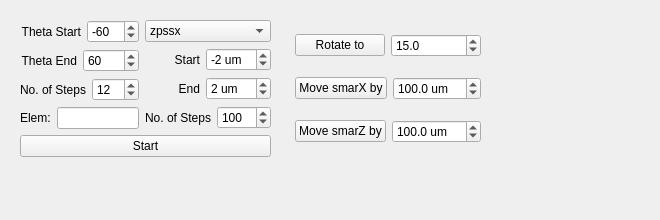
          <widget class="QWidget" name="page_5">
           <property name="geometry">
            <rect>
             <x>0</x>
             <y>0</y>
             <width>660</width>
             <height>220</height>
            </rect>
           </property>
           <attribute name="label">
            <string>Align Rotation Center</string>
           </attribute>
           <layout class="QGridLayout" name="gridLayout_66">
            <item row="0" column="0">
             <layout class="QGridLayout" name="gridLayout_65">
              <item row="0" column="0">
               <widget class="QWidget" name="widget_7" native="true">
                <layout class="QGridLayout" name="gridLayout_63">
                 <item row="0" column="0">
                  <layout class="QGridLayout" name="gridLayout_64">
                   <item row="0" column="0">
                    <layout class="QVBoxLayout" name="verticalLayout_41">
                     <item>
                      <layout class="QVBoxLayout" name="verticalLayout_42">
                       <item>
                        <layout class="QHBoxLayout" name="horizontalLayout_66">
                         <item>
                          <widget class="QLabel" name="label_103">
                           <property name="text">
                            <string>Theta Start</string>
                           </property>
                           <property name="alignment">
                            <set>Qt::AlignRight|Qt::AlignTrailing|Qt::AlignVCenter</set>
                           </property>
                          </widget>
                         </item>
                         <item>
                          <widget class="QSpinBox" name="spinBox_13">
                           <property name="sizePolicy">
                            <sizepolicy hsizetype="Minimum" vsizetype="Fixed">
                             <horstretch>0</horstretch>
                             <verstretch>0</verstretch>
                            </sizepolicy>
                           </property>
                           <property name="suffix">
                            <string/>
                           </property>
                           <property name="minimum">
                            <number>-120</number>
                           </property>
                           <property name="maximum">
                            <number>120</number>
                           </property>
                           <property name="singleStep">
                            <number>10</number>
                           </property>
                           <property name="value">
                            <number>-60</number>
                           </property>
                           <property name="displayIntegerBase">
                            <number>10</number>
                           </property>
                          </widget>
                         </item>
                        </layout>
                       </item>
                       <item>
                        <layout class="QHBoxLayout" name="horizontalLayout_67">
                         <item>
                          <widget class="QLabel" name="label_104">
                           <property name="text">
                            <string>Theta End</string>
                           </property>
                           <property name="alignment">
                            <set>Qt::AlignRight|Qt::AlignTrailing|Qt::AlignVCenter</set>
                           </property>
                          </widget>
                         </item>
                         <item>
                          <widget class="QSpinBox" name="spinBox_16">
                           <property name="sizePolicy">
                            <sizepolicy hsizetype="Minimum" vsizetype="Fixed">
                             <horstretch>0</horstretch>
                             <verstretch>0</verstretch>
                            </sizepolicy>
                           </property>
                           <property name="suffix">
                            <string/>
                           </property>
                           <property name="minimum">
                            <number>-120</number>
                           </property>
                           <property name="maximum">
                            <number>120</number>
                           </property>
                           <property name="singleStep">
                            <number>10</number>
                           </property>
                           <property name="value">
                            <number>60</number>
                           </property>
                          </widget>
                         </item>
                        </layout>
                       </item>
                       <item>
                        <layout class="QHBoxLayout" name="horizontalLayout_70">
                         <item>
                          <widget class="QLabel" name="label_107">
                           <property name="text">
                            <string>No. of Steps</string>
                           </property>
                           <property name="alignment">
                            <set>Qt::AlignRight|Qt::AlignTrailing|Qt::AlignVCenter</set>
                           </property>
                          </widget>
                         </item>
                         <item>
                          <widget class="QSpinBox" name="spinBox_17">
                           <property name="sizePolicy">
                            <sizepolicy hsizetype="Minimum" vsizetype="Fixed">
                             <horstretch>0</horstretch>
                             <verstretch>0</verstretch>
                            </sizepolicy>
                           </property>
                           <property name="suffix">
                            <string/>
                           </property>
                           <property name="minimum">
                            <number>1</number>
                           </property>
                           <property name="maximum">
                            <number>100</number>
                           </property>
                           <property name="value">
                            <number>12</number>
                           </property>
                          </widget>
                         </item>
                        </layout>
                       </item>
                      </layout>
                     </item>
                     <item>
                      <layout class="QHBoxLayout" name="horizontalLayout_71">
                       <item>
                        <widget class="QLabel" name="label_98">
                         <property name="text">
                          <string>Elem:</string>
                         </property>
                        </widget>
                       </item>
                       <item>
                        <widget class="QLineEdit" name="lineEdit_4">
                         <property name="sizePolicy">
                          <sizepolicy hsizetype="Preferred" vsizetype="Fixed">
                           <horstretch>0</horstretch>
                           <verstretch>0</verstretch>
                          </sizepolicy>
                         </property>
                        </widget>
                       </item>
                      </layout>
                     </item>
                    </layout>
                   </item>
                   <item row="0" column="1">
                    <layout class="QVBoxLayout" name="verticalLayout_43">
                     <item>
                      <widget class="QComboBox" name="comboBox_2">
                       <item>
                        <property name="text">
                         <string>zpssx</string>
                        </property>
                       </item>
                       <item>
                        <property name="text">
                         <string>zpssy</string>
                        </property>
                       </item>
                       <item>
                        <property name="text">
                         <string>zpssz</string>
                        </property>
                       </item>
                      </widget>
                     </item>
                     <item>
                      <layout class="QHBoxLayout" name="horizontalLayout_72">
                       <item>
                        <widget class="QLabel" name="label_108">
                         <property name="text">
                          <string>Start</string>
                         </property>
                         <property name="alignment">
                          <set>Qt::AlignRight|Qt::AlignTrailing|Qt::AlignVCenter</set>
                         </property>
                        </widget>
                       </item>
                       <item>
                        <widget class="QSpinBox" name="spinBox_18">
                         <property name="sizePolicy">
                          <sizepolicy hsizetype="Preferred" vsizetype="Fixed">
                           <horstretch>0</horstretch>
                           <verstretch>0</verstretch>
                          </sizepolicy>
                         </property>
                         <property name="suffix">
                          <string> um</string>
                         </property>
                         <property name="minimum">
                          <number>-15</number>
                         </property>
                         <property name="maximum">
                          <number>15</number>
                         </property>
                         <property name="singleStep">
                          <number>2</number>
                         </property>
                         <property name="value">
                          <number>-2</number>
                         </property>
                        </widget>
                       </item>
                      </layout>
                     </item>
                     <item>
                      <layout class="QHBoxLayout" name="horizontalLayout_73">
                       <item>
                        <widget class="QLabel" name="label_109">
                         <property name="text">
                          <string>End</string>
                         </property>
                         <property name="alignment">
                          <set>Qt::AlignRight|Qt::AlignTrailing|Qt::AlignVCenter</set>
                         </property>
                        </widget>
                       </item>
                       <item>
                        <widget class="QSpinBox" name="spinBox_19">
                         <property name="sizePolicy">
                          <sizepolicy hsizetype="Preferred" vsizetype="Fixed">
                           <horstretch>0</horstretch>
                           <verstretch>0</verstretch>
                          </sizepolicy>
                         </property>
                         <property name="suffix">
                          <string> um</string>
                         </property>
                         <property name="minimum">
                          <number>-15</number>
                         </property>
                         <property name="maximum">
                          <number>15</number>
                         </property>
                         <property name="singleStep">
                          <number>2</number>
                         </property>
                         <property name="value">
                          <number>2</number>
                         </property>
                        </widget>
                       </item>
                      </layout>
                     </item>
                     <item>
                      <layout class="QHBoxLayout" name="horizontalLayout_74">
                       <item>
                        <widget class="QLabel" name="label_110">
                         <property name="text">
                          <string>No. of Steps</string>
                         </property>
                         <property name="alignment">
                          <set>Qt::AlignRight|Qt::AlignTrailing|Qt::AlignVCenter</set>
                         </property>
                        </widget>
                       </item>
                       <item>
                        <widget class="QSpinBox" name="spinBox_20">
                         <property name="sizePolicy">
                          <sizepolicy hsizetype="Preferred" vsizetype="Fixed">
                           <horstretch>0</horstretch>
                           <verstretch>0</verstretch>
                          </sizepolicy>
                         </property>
                         <property name="suffix">
                          <string/>
                         </property>
                         <property name="minimum">
                          <number>1</number>
                         </property>
                         <property name="maximum">
                          <number>1000</number>
                         </property>
                         <property name="value">
                          <number>100</number>
                         </property>
                        </widget>
                       </item>
                      </layout>
                     </item>
                    </layout>
                   </item>
                   <item row="1" column="0" colspan="2">
                    <widget class="QPushButton" name="pushButton_8">
                     <property name="sizePolicy">
                      <sizepolicy hsizetype="Expanding" vsizetype="Fixed">
                       <horstretch>0</horstretch>
                       <verstretch>0</verstretch>
                      </sizepolicy>
                     </property>
                     <property name="text">
                      <string>Start</string>
                     </property>
                    </widget>
                   </item>
                  </layout>
                 </item>
                </layout>
               </widget>
              </item>
              <item row="0" column="1">
               <widget class="QWidget" name="widget_8" native="true">
                <layout class="QGridLayout" name="gridLayout_62">
                 <item row="0" column="0">
                  <layout class="QHBoxLayout" name="horizontalLayout_79">
                   <item>
                    <widget class="QPushButton" name="pushButton_11">
                     <property name="text">
                      <string>Rotate to</string>
                     </property>
                    </widget>
                   </item>
                   <item>
                    <widget class="QDoubleSpinBox" name="doubleSpinBox_5">
                     <property name="suffix">
                      <string/>
                     </property>
                     <property name="decimals">
                      <number>1</number>
                     </property>
                     <property name="minimum">
                      <double>-120.000000000000000</double>
                     </property>
                     <property name="maximum">
                      <double>120.000000000000000</double>
                     </property>
                     <property name="singleStep">
                      <double>5.000000000000000</double>
                     </property>
                     <property name="value">
                      <double>15.000000000000000</double>
                     </property>
                    </widget>
                   </item>
                  </layout>
                 </item>
                 <item row="1" column="0">
                  <layout class="QHBoxLayout" name="horizontalLayout_77">
                   <item>
                    <widget class="QPushButton" name="pushButton_9">
                     <property name="text">
                      <string>Move smarX by</string>
                     </property>
                    </widget>
                   </item>
                   <item>
                    <widget class="QDoubleSpinBox" name="doubleSpinBox_3">
                     <property name="suffix">
                      <string> um</string>
                     </property>
                     <property name="decimals">
                      <number>1</number>
                     </property>
                     <property name="minimum">
                      <double>-1000.000000000000000</double>
                     </property>
                     <property name="maximum">
                      <double>1000.000000000000000</double>
                     </property>
                     <property name="value">
                      <double>100.000000000000000</double>
                     </property>
                    </widget>
                   </item>
                  </layout>
                 </item>
                 <item row="2" column="0">
                  <layout class="QHBoxLayout" name="horizontalLayout_78">
                   <item>
                    <widget class="QPushButton" name="pushButton_10">
                     <property name="text">
                      <string>Move smarZ by</string>
                     </property>
                    </widget>
                   </item>
                   <item>
                    <widget class="QDoubleSpinBox" name="doubleSpinBox_4">
                     <property name="suffix">
                      <string> um</string>
                     </property>
                     <property name="decimals">
                      <number>1</number>
                     </property>
                     <property name="minimum">
                      <double>-1000.000000000000000</double>
                     </property>
                     <property name="maximum">
                      <double>1000.000000000000000</double>
                     </property>
                     <property name="value">
                      <double>100.000000000000000</double>
                     </property>
                    </widget>
                   </item>
                  </layout>
                 </item>
                </layout>
               </widget>
              </item>
             </layout>
            </item>
            <item row="0" column="1">
             <spacer name="horizontalSpacer_8">
              <property name="orientation">
               <enum>Qt::Horizontal</enum>
              </property>
              <property name="sizeHint" stdset="0">
               <size>
                <width>637</width>
                <height>20</height>
               </size>
              </property>
             </spacer>
            </item>
            <item row="1" column="0">
             <spacer name="verticalSpacer_17">
              <property name="orientation">
               <enum>Qt::Vertical</enum>
              </property>
              <property name="sizeHint" stdset="0">
               <size>
                <width>20</width>
                <height>118</height>
               </size>
              </property>
             </spacer>
            </item>
           </layout>
          </widget>
